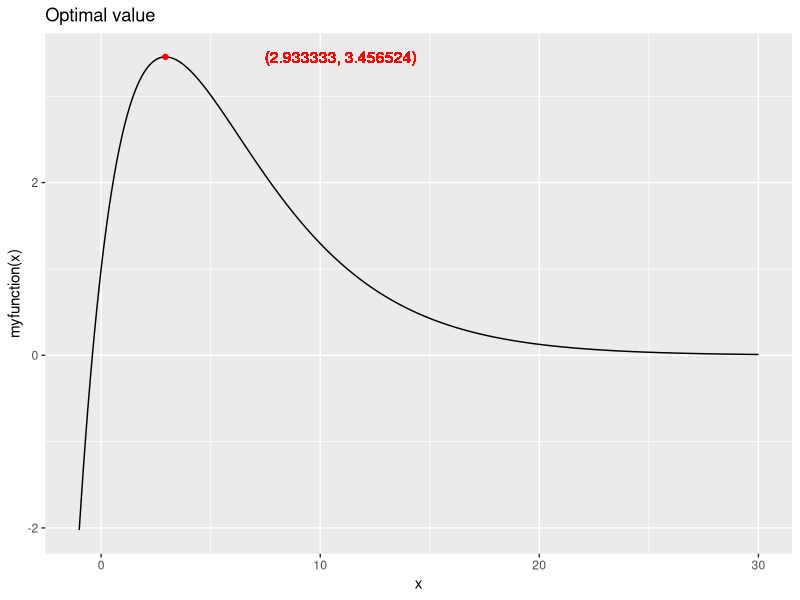

R code for this plot:
# disable scientific notation
options(scipen=999)

myfunction <- function(t) (1 + 2.5*t) * exp(-0.3 * t)
x <- seq(-1, 30, by = 0.1)
y <- round(myfunction(x), 4)

# get the derivative
dx <- deriv(~ (1 + 2.5*t) * exp(-0.3 * t), c("t"), func = TRUE, hessian = TRUE)

# fetch the gradient and hessian functions returned by deriv()
grad <- function(x) attr(dx(x), "gradient")[1]
hess <- function(x) attr(dx(x), "hessian")[1]

# recursive function that allows us to loop over values of x, enabling us to find local min/max
get_x_init <- function(x_init) {
        result <- x_init - (grad(x_init) / hess(x_init))
        if (abs(result - x_init) < 0.0001)
                return(result)
        get_x_init(result)
}

# get optimal value for x
x_init <- get_x_init(5)

# some plotting
library(ggplot2) # if this produces an error, run the following and retry: install.packages("ggplot2")
df <- data.frame(x = x, y = y)
v_label <- paste0("(", round(x_init, 6), ", ", round(myfunction(x_init), 6), ")")
ggplot(df, aes(x = x, y = y)) +
        ggtitle("Optimal value") +
        geom_line() +
        geom_point(data = data.frame(x = x_init, y = myfunction(x_init)), colour = "red") +
        geom_text(aes(x = x_init + 8, y = myfunction(x_init), label = v_label), colour = "red") +
        ylab("myfunction(x)")